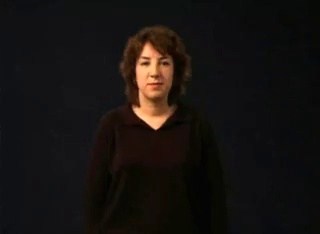
#> input picture frame 2 of TercerSemana/muerte.mp4, 320 x 234 px
$ python savingVideo.py
#> lines starting #> are read from the running program, lines starting #| are printed output that depends on the picture
# Guarda los vídeos

import numpy as np
import cv2
cap = cv2.VideoCapture('muerte.mp4')
# Define the codec and create VideoWriter object
fourcc = cv2.VideoWriter_fourcc(*'XVID')
out = cv2.VideoWriter('output.avi',fourcc, 20.0, (320,180))
while(cap.isOpened()):
    ret, frame = cap.read()
#> frame is the input picture: shape (234, 320, 3); mean B, G, R 16.7, 18.5, 22.5
    if ret==True:
        frame = cv2.flip(frame,0)
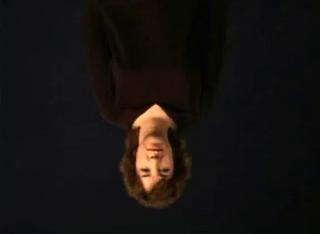
#> frame: shape (234, 320, 3); mean B, G, R 16.7, 18.5, 22.5
        # write the flipped frame
        out.write(frame)
        cv2.imshow('frame',frame)
        if cv2.waitKey(1) & 0xFF == ord('q'):
#> (key q is pressed here)
            break
    else:
        break
# Release everything if job is finished
cap.release()
out.release()
cv2.destroyAllWindows()

$ run again, starting later in the video
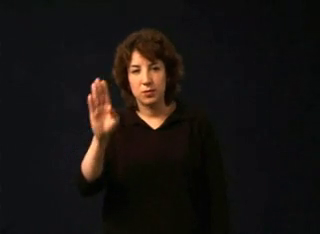
#> input picture frame 12 of TercerSemana/muerte.mp4, 320 x 234 px
#> frame is the input picture: shape (234, 320, 3); mean B, G, R 17.4, 19.9, 24.5
#> `frame = cv2.flip(frame,0)`:
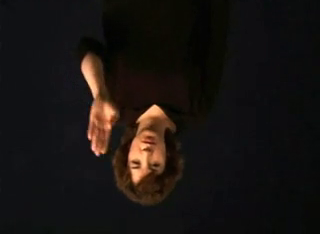
#> frame: shape (234, 320, 3); mean B, G, R 17.4, 19.9, 24.5

$ run again, starting later in the video
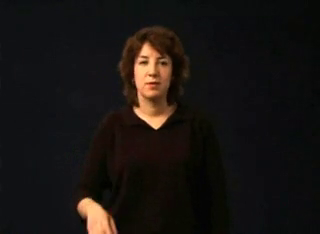
#> input picture frame 21 of TercerSemana/muerte.mp4, 320 x 234 px
#> frame is the input picture: shape (234, 320, 3); mean B, G, R 17.8, 20.3, 24.5
#> `frame = cv2.flip(frame,0)`:
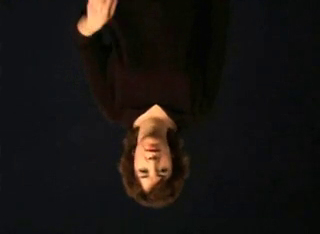
#> frame: shape (234, 320, 3); mean B, G, R 17.8, 20.3, 24.5
